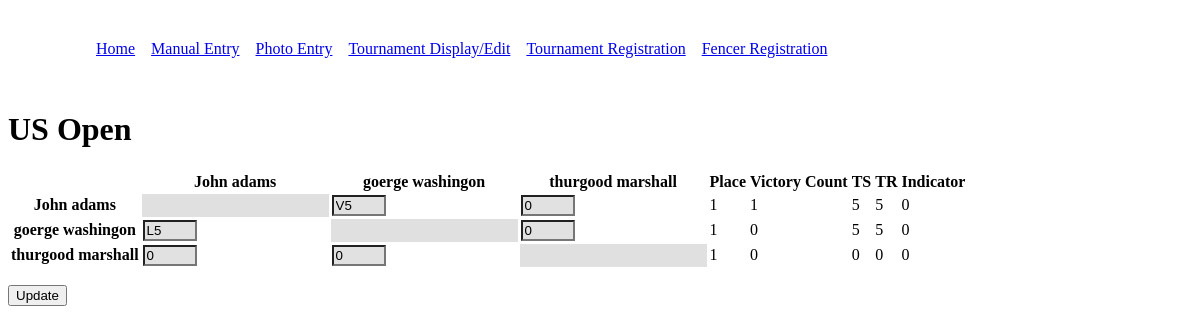
The page /display/1 on the database its author committed.
### models.py (models this page shows, shortened)
class Tournament(db.Model):
    __tablename__ = "tournament"
    id = db.Column(db.Integer, primary_key=True)
    name = db.Column(db.String(80), nullable=True)
    date = db.Column(db.DateTime, default=datetime.utcnow,)
    location = db.Column(db.String(80), nullable=True)
    scores = db.relationship("Score", backref="tournament", lazy='dynamic')

class Fencer(db.Model):
    __tablename__ = "fencer"
    id = db.Column(db.Integer, primary_key=True)
    name = db.Column(db.String(80))
    email = db.Column(db.String(120), nullable=True)
    rating = db.Column(db.String(1), default="U")
    tournaments = db.relationship(
        "Tournament", secondary=association_table, backref="fencers"
    )

class Score(db.Model):
    __tablename__ = "score"
    id = db.Column(db.Integer, primary_key=True)
    tournament_id = db.Column(db.Integer, db.ForeignKey("tournament.id"))
    main_fencer_id = db.Column(db.Integer, db.ForeignKey("fencer.id"))
    opponent_id = db.Column(db.Integer, db.ForeignKey("fencer.id"))
    score = db.Column(db.String(10), nullable=True)

### display.py (the view)
@display_blueprint.route('/display/<int:tourn_id>', methods=['GET'])
def display(tourn_id=None):
    tournament = Tournament.query.get(tourn_id)
    fencers = tournament.fencers
    tournament_form = TournamentForm()
    tournament_form.name = tournament.name
    places = {}
    for i in fencers:
        for j in fencers:
            score = tournament.scores.filter_by(main_fencer_id=i.id, opponent_id=j.id).first()
            fencer_form = FencerForm()
            if score is not None:
                fencer_form.score = score.score
            else:
                fencer_form.score = '0'
            fencer_form.main_fencer = i.id
            fencer_form.opponent = j.id
            fencer_form.main_fencer_name = i.name
            other = other_information(i.id)
            fencer_form.v = other[0]
            fencer_form.ts = other[1]
            fencer_form.tr = other[2]
            fencer_form.indicator = other[3]
            places[other[3]] = i.id
            if i.id == j.id:
                fencer_form.is_different = False
            tournament_form.fencers.append_entry(fencer_form)
    places = dict(sorted(places.items()))
    print(places)
    for i in tournament_form.fencers:
        i.place.data = list(places.keys()).index(i.indicator.data)+1
    chunks = []
    chunk_len = len(fencers)
    for i in range(0, len(tournament_form.fencers), chunk_len):
        chunks.append(tournament_form.fencers[i:i + chunk_len])
    return render_template('tournament_display.html', tournament_form=tournament_form, chunks=chunks)

### display.py
class TournamentForm(FlaskForm):
    name = StringField('name', widget=HiddenInput())
    fencers = FieldList(FormField(FencerForm))

class FencerForm(FlaskForm):
    main_fencer = IntegerField(widget=HiddenInput())
    opponent = IntegerField(widget=HiddenInput())
    main_fencer_name = StringField(widget=HiddenInput())
    score = StringField('Score')
    v = IntegerField(widget=HiddenInput())
    ts = IntegerField(widget=HiddenInput())
    tr = IntegerField(widget=HiddenInput())
    indicator = IntegerField(widget=HiddenInput())
    place = IntegerField(widget=HiddenInput())
    is_different = BooleanField('is_repeat', widget=HiddenInput())

### display.py (called while the page is built)
def other_information(fencer_id):
    fencer = Fencer.query.get(fencer_id)
    touches_scored = Score.query.filter_by(main_fencer_id=fencer_id).all()
    touches_received = Score.query.filter_by(opponent_id=fencer_id).all()
    victory_count = 0
    ts = 0
    tr = 0
    for i in touches_scored:
        if 'V' in i.score:
            victory_count += 1
        if 'L' in i.score or 'V' in i.score:
            ts += int(i.score[1:])
        else:
            ts += int(i.score)
    for i in touches_received:
        if 'L' in i.score or 'V' in i.score:
            tr += int(i.score[1:])
        else:
            tr += int(i.score)
    indicator = ts - tr
    return (victory_count, ts, tr, indicator)

### templates/tournament_display.html (shortened to what this page needs)
{% extends 'base.html' %}
{% block content %}
<div>
    <form action="" method="post" name="tournament_update">
        <h1> {{ tournament_form.name }} </h1>
        <table>
            <tr>
                <th></th>
                {% for chunk in chunks %}
                    <th>{{ chunk[0].main_fencer_name.data }}</th>
                {% endfor %}
                <th>Place</th>
                <th>Victory Count</th>
                <th>TS</th>
                <th>TR</th>
                <th>Indicator</th>
            </tr>
            {% for i in chunks %}
                <tr>
                    <th>{{ i[0].main_fencer_name.data }}</th>
                    {% for match in i %}
                            {% if not match.is_different.data %}
                                <td class="blank"></td>
                            {% else %}
                                <td>
                                    {{ match.score(class="score_style")}}
                                </td>
                            {% endif %}
                    {% endfor %}
                    <td>{{ i[0].place.data }}</td>
                    <td>{{ i[0].v.data }}</td>
                    <td>{{ i[0].ts.data }}</td>
                    <td>{{ i[0].tr.data }}</td>
                    <td>{{ i[0].indicator.data }}</td>
                </tr>
            {% endfor %}
        </table>
        <p><input type="submit" name="edit" value="Update"></p>
    </form>
</div>
{% endblock %}

### templates/base.html (shortened to what this page needs)
<!DOCTYPE html>
<html lang="en">
<head>
    <link rel="stylesheet" href="https://cdn.jsdelivr.net/npm/water.css@2/out/light.css">
</head>
<body>
    <nav>
        <ul>
            <li><a href="/">Home</a></li>
            <li><a href="{{ url_for('forms.manual_entry') }}">Manual Entry</a></li>
            <li><a href="{{ url_for('forms.upload') }}">Photo Entry</a></li>
            <li><a href="{{ url_for('forms.tournament_entry') }}">Tournament Display/Edit</a></li>
            <li><a href="{{ url_for('forms.tournament_registration') }}">Tournament Registration</a></li>
            <li><a href="{{ url_for('forms.fencer_registration') }}">Fencer Registration</a></li>
        </ul>
    </nav>
    {% block content %} {% endblock %}
</body>
</html>

### templates/base.html (style rules this page uses)
nav { display: flex; justify-content: space-between; padding: 1rem 2rem; }
nav ul { display: flex; list-style: none; }
nav li { padding-left: 1rem; }

### templates/tournament_display.html (style rules this page uses)
.score_style { width:25%; background-color: rgb(225, 225, 225); }
.blank { background-color: #e0e0e0; }

### rows shown on the page
Tournament: name "US Open"
Fencer: name "John adams"
Fencer: name "goerge washingon"
Fencer: name "thurgood marshall", name "thurgood marshall"
Score: name "John adams", score "V5" "0" "L5" "0", i "1", id "5", score "0", name "goerge washingon"

### other values the page prints
{{ i[0].place.data }} "1"
{{ i[0].v.data }} "0"
{{ i[0].ts.data }} "0"
{{ i[0].tr.data }} "0"
{{ i[0].indicator.data }} "0"
